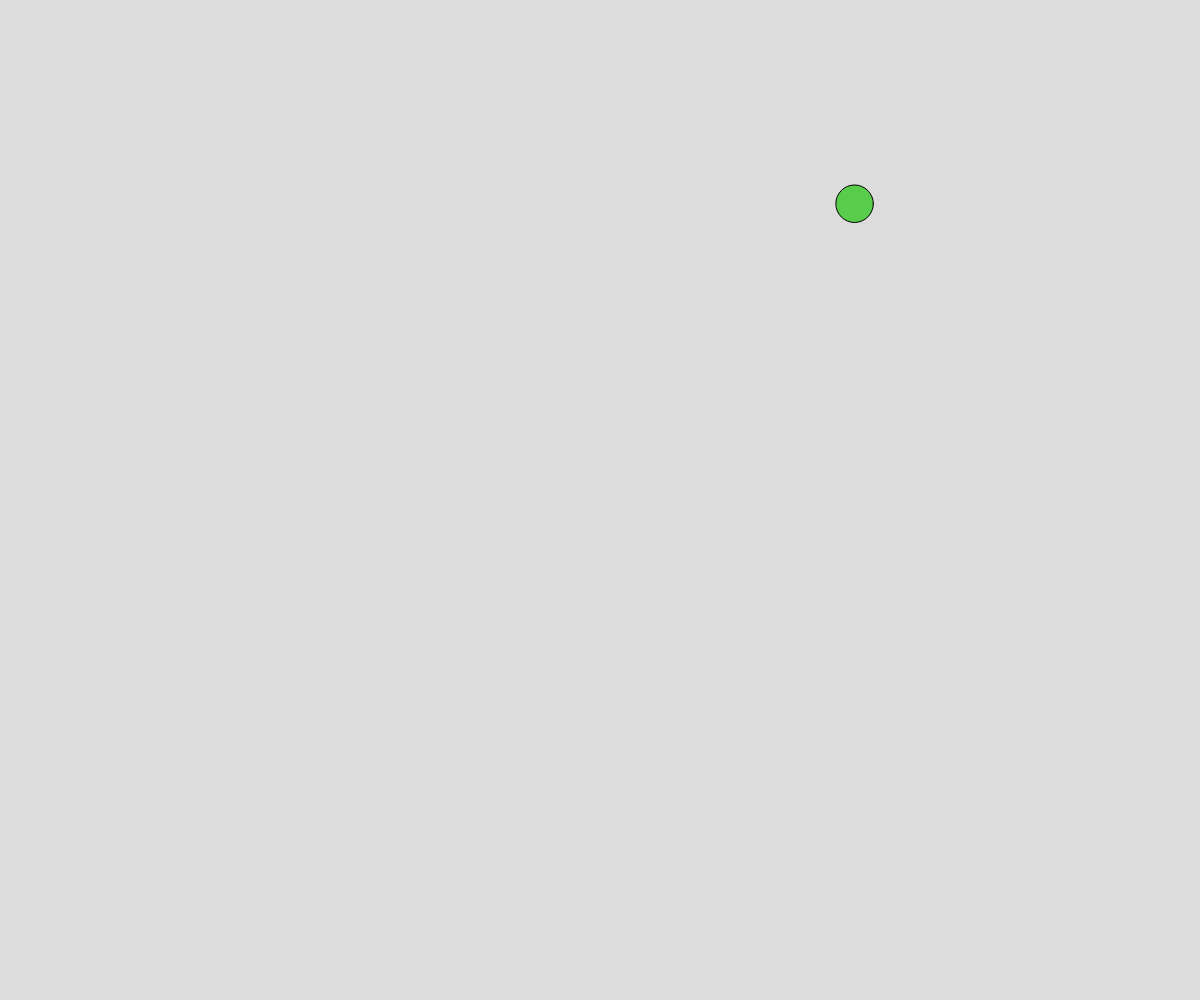
Frame 1 (no input)
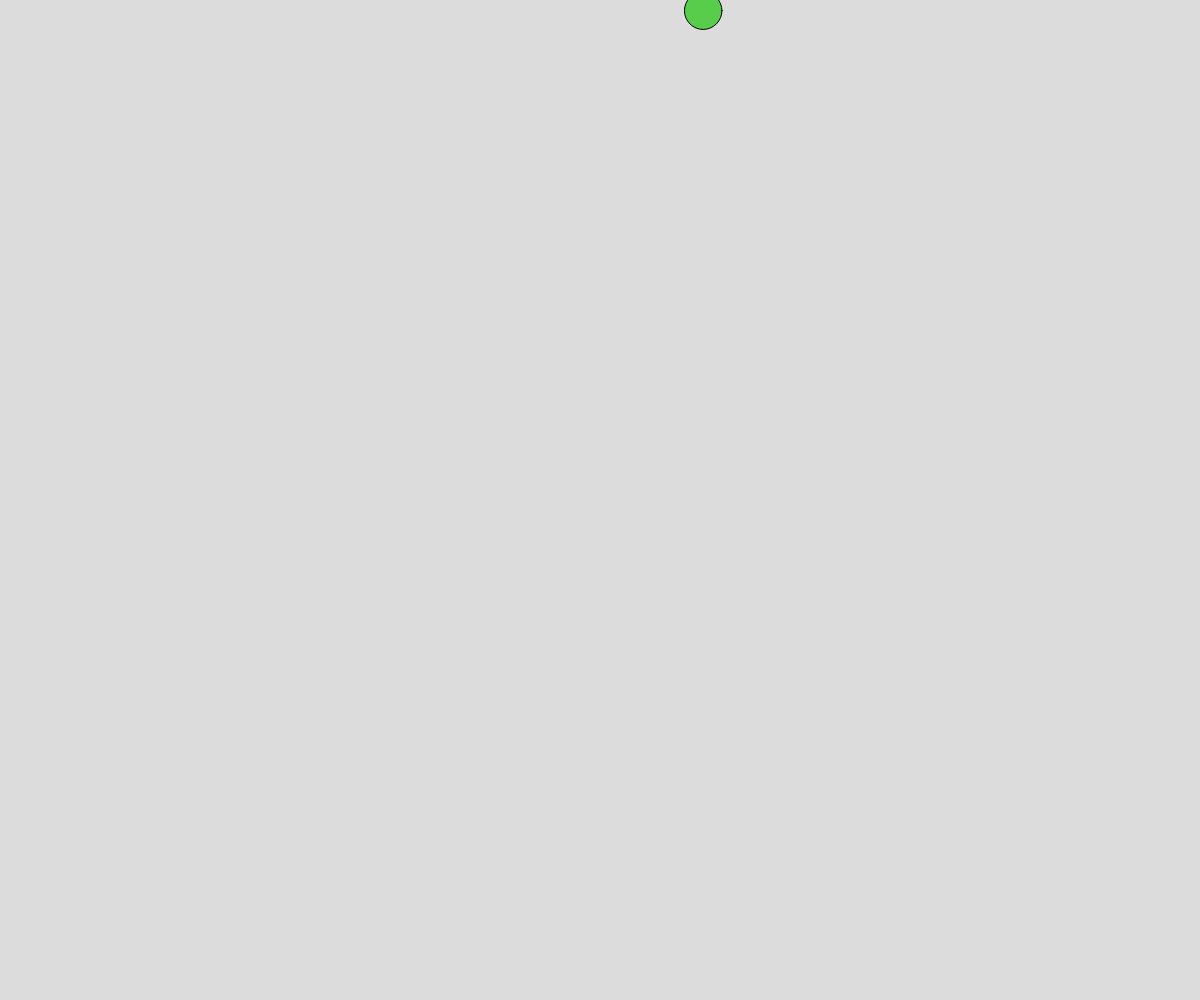
Frame 60 (no input)
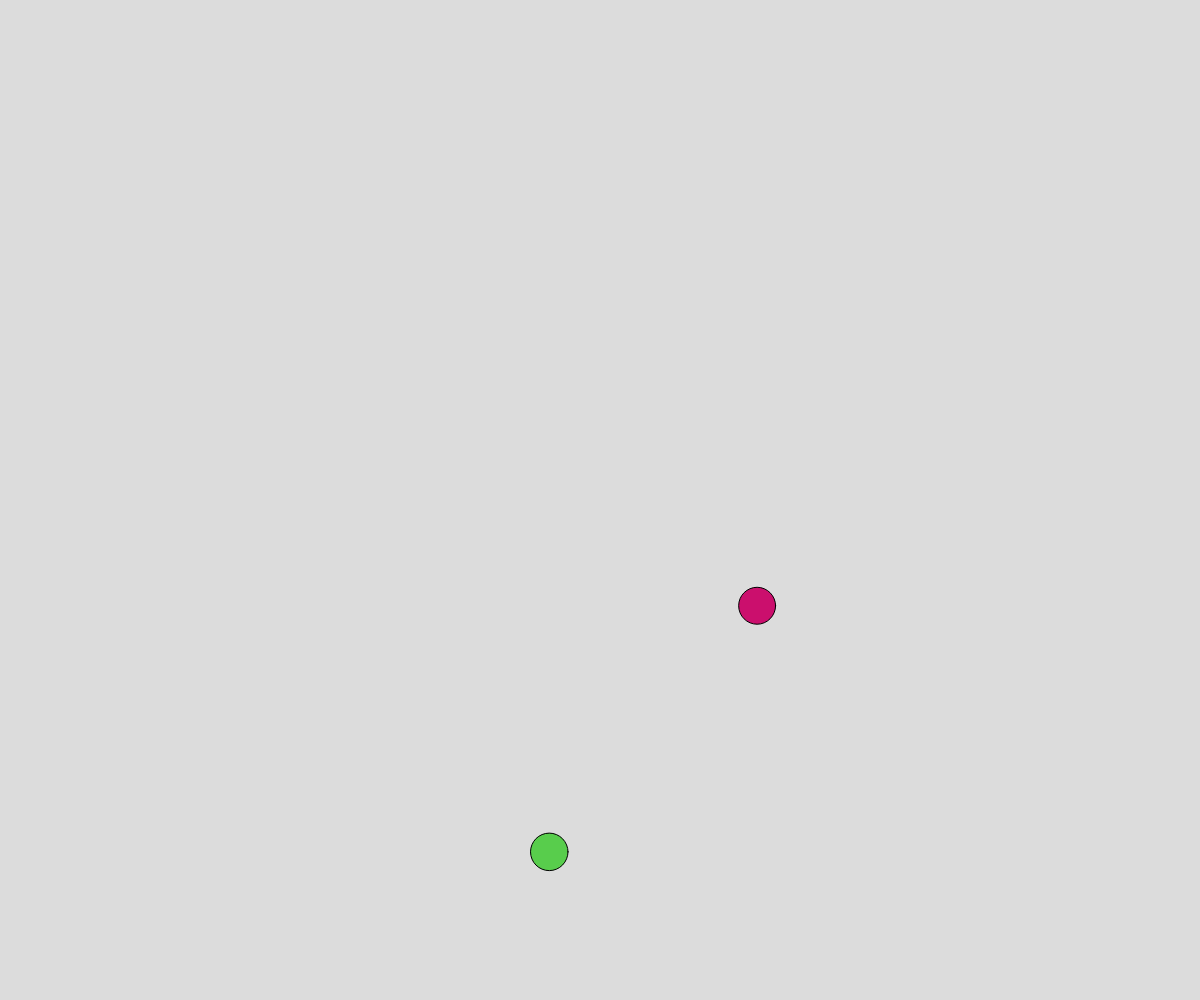
Frame 120 (the mouse pressed at the canvas centre since frame 60)

The p5.js sketch that drew these frames (run headless with seeded random() and noise() and a simulated clock; from frame 60 on, the mouse is pressed at the canvas centre):

// p5.js sketch
// ── sketch.js
// Project Name
// Your Name
// Date
//
// Extra for Experts:
// - describe what you did to take this project "above and beyond"

let ballArray = [];

function setup() {
  createCanvas(windowWidth, windowHeight);
  let theBall = spawnBall();
  ballArray.push(theBall);
}

function draw() {
  background(220);
  moveBall();
  displayBall();
}

function keyTyped() {
  if (key === " ") {
    let someBall= spawnBall();
    ballArray.push(someBall);
  }
}

function mousePressed() {
  let someBall = spawnBall();
  someBall.x = mouseX;
  someBall.y = mouseY;
  ballArray.push(someBall);
}

function spawnBall() {
  let theBall = {
    x: random(width),
    y: random(height),
    radius: random(15, 20),
    r: random(0, 255),
    g: random(0, 255), 
    b: random(0, 255),
    dx: random(-5, 5),
    dy: random(-5, 5),
  };
  return theBall;
}

function moveBall() {
  for (let i = 0; i < ballArray.length; i++){
    let theBall = ballArray[i];

    theBall.x += theBall.dx;
    theBall.y += theBall.dy;
    
    // off the right side
    if (theBall.x - theBall.radius > width ) {
      theBall.x = 0 - theBall.radius;
    }
    // off the left side
    else if (theBall.x < 0 - theBall.radius) {
      theBall.x = width + theBall.radius;
    }
    //off the bottom
    if (theBall.y - theBall.radius > height) {
      theBall.y = 0 - theBall.radius;
    }
    //off the top
    else if (theBall.y < 0 - theBall.radius) {
      theBall.y = height + theBall.radius;
    }
    console.log(theBall.x, theBall.y);
  
  
  }
}

function displayBall() {
  for (let i = 0; i < ballArray.length; i++) {
    let theBall = ballArray[i];
    fill(theBall.r, theBall.g, theBall.b);
    circle(theBall.x, theBall.y, theBall.radius *2);
  }
}
